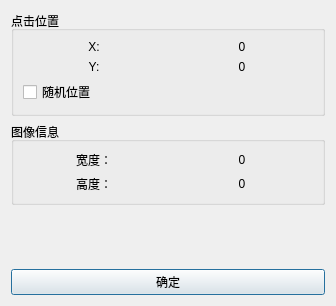
<?xml version="1.0" encoding="UTF-8"?>
<ui version="4.0">
 <class>ClickPosition</class>
 <widget class="QDialog" name="ClickPosition">
  <property name="geometry">
   <rect>
    <x>0</x>
    <y>0</y>
    <width>336</width>
    <height>306</height>
   </rect>
  </property>
  <property name="windowTitle">
   <string>图像点击位置</string>
  </property>
  <layout class="QHBoxLayout" name="horizontalLayout" stretch="1">
   <item>
    <layout class="QVBoxLayout" name="verticalLayout">
     <item>
      <widget class="QGroupBox" name="groupBox">
       <property name="title">
        <string>点击位置</string>
       </property>
       <layout class="QGridLayout" name="gridLayout">
        <item row="1" column="0">
         <widget class="QLabel" name="label_3">
          <property name="text">
           <string>Y:</string>
          </property>
          <property name="alignment">
           <set>Qt::AlignmentFlag::AlignCenter</set>
          </property>
         </widget>
        </item>
        <item row="0" column="0">
         <widget class="QLabel" name="label_2">
          <property name="text">
           <string>X:</string>
          </property>
          <property name="alignment">
           <set>Qt::AlignmentFlag::AlignCenter</set>
          </property>
         </widget>
        </item>
        <item row="0" column="1">
         <widget class="QLabel" name="label_4">
          <property name="text">
           <string>0</string>
          </property>
          <property name="alignment">
           <set>Qt::AlignmentFlag::AlignCenter</set>
          </property>
         </widget>
        </item>
        <item row="1" column="1">
         <widget class="QLabel" name="label_5">
          <property name="text">
           <string>0</string>
          </property>
          <property name="alignment">
           <set>Qt::AlignmentFlag::AlignCenter</set>
          </property>
         </widget>
        </item>
        <item row="2" column="0" colspan="2">
         <widget class="QCheckBox" name="checkBox">
          <property name="text">
           <string>随机位置</string>
          </property>
         </widget>
        </item>
       </layout>
      </widget>
     </item>
     <item>
      <widget class="QGroupBox" name="groupBox_2">
       <property name="title">
        <string>图像信息</string>
       </property>
       <layout class="QGridLayout" name="gridLayout_2">
        <item row="0" column="0">
         <widget class="QLabel" name="label_6">
          <property name="text">
           <string>宽度：</string>
          </property>
          <property name="alignment">
           <set>Qt::AlignmentFlag::AlignCenter</set>
          </property>
         </widget>
        </item>
        <item row="0" column="1">
         <widget class="QLabel" name="label_8">
          <property name="text">
           <string>0</string>
          </property>
          <property name="alignment">
           <set>Qt::AlignmentFlag::AlignCenter</set>
          </property>
         </widget>
        </item>
        <item row="1" column="0">
         <widget class="QLabel" name="label_7">
          <property name="text">
           <string>高度：</string>
          </property>
          <property name="alignment">
           <set>Qt::AlignmentFlag::AlignCenter</set>
          </property>
         </widget>
        </item>
        <item row="1" column="1">
         <widget class="QLabel" name="label_9">
          <property name="text">
           <string>0</string>
          </property>
          <property name="alignment">
           <set>Qt::AlignmentFlag::AlignCenter</set>
          </property>
         </widget>
        </item>
       </layout>
      </widget>
     </item>
     <item>
      <spacer name="verticalSpacer">
       <property name="orientation">
        <enum>Qt::Orientation::Vertical</enum>
       </property>
       <property name="sizeHint" stdset="0">
        <size>
         <width>20</width>
         <height>96</height>
        </size>
       </property>
      </spacer>
     </item>
     <item>
      <widget class="QPushButton" name="pushButton">
       <property name="text">
        <string>确定</string>
       </property>
      </widget>
     </item>
    </layout>
   </item>
  </layout>
 </widget>
 <resources/>
 <connections/>
</ui>
